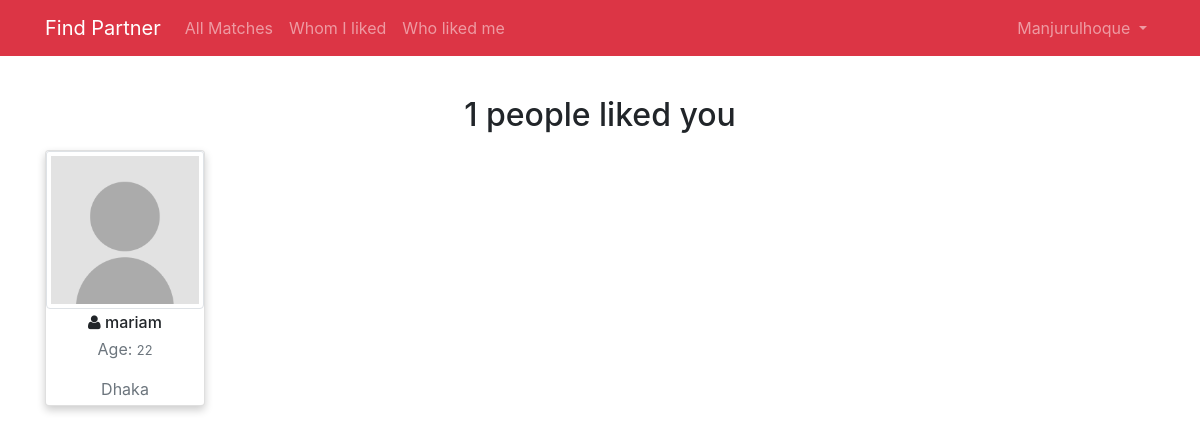
Page /liked-me (signed in) on the earlier database version.
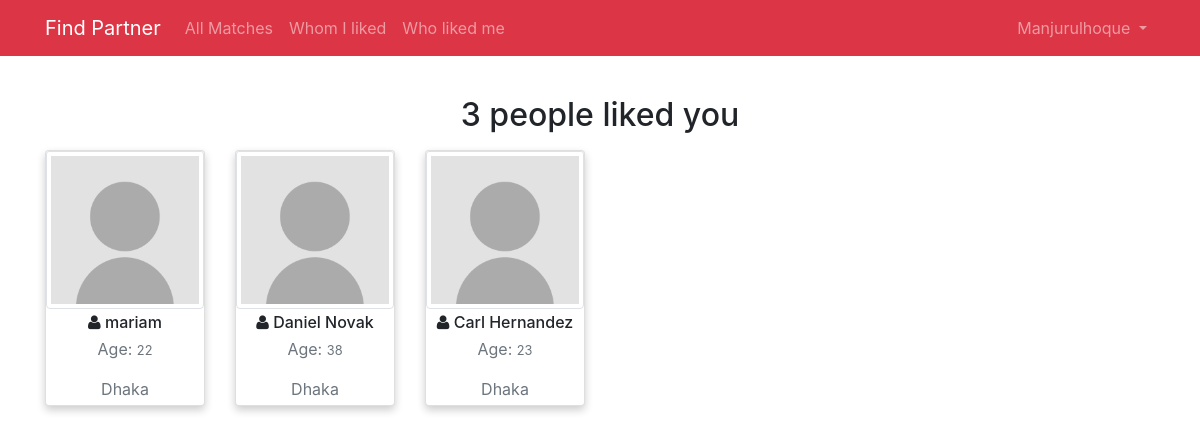
Same page on the later database version.
### accounts/models.py (models this page shows, shortened)
class User(AbstractUser):
    username = models.CharField(max_length=256, blank=False)
    email = models.EmailField(unique=True, blank=False)
    gender = models.CharField(max_length=10, blank=False)
    age = models.IntegerField(blank=False)
    dob = models.DateField(blank=True, null=True)
    about = models.TextField(blank=True, null=True)
    looking_for = models.TextField(blank=True, null=True)
    interests = models.TextField(blank=True, null=True)
    city = models.CharField(max_length=50, blank=True, null=True)
    country = models.CharField(max_length=60, blank=True, null=True)
    created_at = models.DateTimeField(auto_now_add=True, auto_now=False)
    updated_at = models.DateTimeField(default=django.utils.timezone.now, blank=True)
    profile_picture = models.ImageField(null=True,
                                        blank=True,
                                        upload_to='photos',
                                        default='images/user.png',
                                        verbose_name="profile picture"
                                        )
    USERNAME_FIELD = 'email'
    REQUIRED_FIELDS = ['username', 'gender', 'age']

### app/models.py (models this page shows)
class Like(models.Model):
    member = models.ForeignKey(User, related_name="member", on_delete=models.CASCADE)
    user = models.ForeignKey(User, related_name="user", on_delete=models.CASCADE)

### app/views.py (the view)
# urls.py: path('liked-me', login_required(LikedMeListView.as_view(), login_url='/login'), name='liked_me'),
class LikedMeListView(ListView):
    model = Like
    context_object_name = "likes"
    template_name = "likedme.html"
    def get_queryset(self):
        return Like.objects.filter(member_id=self.request.user.id)

### templates/likedme.html (shortened to what this page needs)
{% extends 'layouts/app.html' %}
{% block content %}
    {% load static %}
    {% load is_liked_by_me %}
    <div class="text-center mt-3">
        <h2>{{ likes.count }} people liked you</h2>
    </div>
    <div class="container mt-3">
        <div class="row">
            {% for like in likes %}
                <div class="col-sm-6 col-md-4 col-lg-4 col-xl-2">
                    <div class="card mb-4">
                        <div class="card-img-wrapper">
                            <img class="card-img-top img-thumbnail" src="{% static 'images/user.png' %}" alt="">
                        </div>
                        <div class="card-body p-1">
                            <h6 class="card-title text-center mb-1"><i class="fa fa-user"></i>
                                {{ like.user.username }}
                            </h6>
                            <p class="card-text text-muted text-center">Age:
                                <small>{{ like.user.age }}</small>
                            </p>
                            <p class="card-text text-muted text-center">Dhaka</p>
                        </div>
                    </div>
                </div>
            {% endfor %}
        </div>
    </div>
{% endblock %}

### templates/layouts/app.html (shortened to what this page needs)
<!DOCTYPE html>
<html>
<head>
    {% load staticfiles %}
    <link href="{% static 'css/bootstrap.css' %}" rel="stylesheet">
    <link href="{% static 'css/font-awesome.min.css' %}" rel="stylesheet">
    <link href="https://cdnjs.cloudflare.com/ajax/libs/ekko-lightbox/5.3.0/ekko-lightbox.css" rel="stylesheet">
    <link href="{% static 'css/style.css' %}" rel="stylesheet">
</head>
<body>
<div id="app">
    <nav class="navbar navbar-expand-md navbar-dark bg-danger">
        <div class="container">
            <a class="navbar-brand" href="/">
                Find Partner
            </a>
            <div class="collapse navbar-collapse" id="navbarSupportedContent">
                {% if request.user.is_authenticated %}
                    <ul class="navbar-nav mr-auto">
                        <li class="nav-item">
                            <a class="nav-link" href="{% url 'app:matches' %}">All Matches</a>
                        </li>
                        <li class="nav-item">
                            <a class="nav-link" href="{% url 'app:whom_i_liked' %}">Whom I liked</a>
                        </li>
                        <li class="nav-item">
                            <a class="nav-link" href="{% url 'app:liked_me' %}">Who liked me</a>
                        </li>
                    </ul>
                {% endif %}
                <ul class="navbar-nav ml-auto">
                    {% if not request.user.is_authenticated %}
                        <li class="nav-item">
                            <a class="nav-link" href="{% url 'accounts:login' %}">Login</a>
                        </li>
                        <li class="nav-item">
                            <a class="nav-link" href="{% url 'accounts:register' %}">Register</a>
                        </li>
                    {% else %}
                        <li class="nav-item dropdown">
                            <a id="navbarDropdown" class="nav-link dropdown-toggle" href="#" role="button"
                               data-toggle="dropdown" aria-haspopup="true" aria-expanded="false">
                                {{ request.user.username|capfirst }}
                            </a>
                        </li>
                    {% endif %}
                </ul>
            </div>
        </div>
    </nav>
    <main class="py-4">
        {% block content %}
        {% endblock %}
    </main>
</div>
</body>
</html>

### static/css/style.css (style rules this page uses)
.card { box-shadow: 0 4px 8px 0 rgba(0, 0, 0, 0.2); transition: 0.3s; }
.card img { transform: scale(1.0, 1.0); transition-duration: 500ms; transition-timing-function: ease-out; }
.card-img-wrapper { overflow: hidden; position: relative; }

Differences in the rows shown:
added Like: user.username "Daniel Novak", user.age "38"
added Like: user.username "Carl Hernandez", user.age "23"
Other differences:
{{ likes.count }}: "1" → "3"
